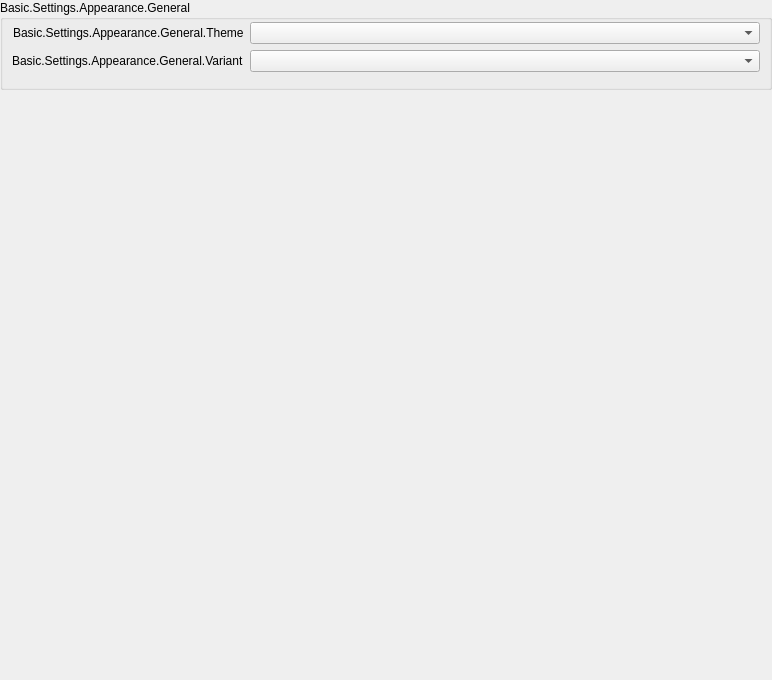
           <widget class="QWidget" name="appearancePageContents">
            <property name="geometry">
             <rect>
              <x>0</x>
              <y>0</y>
              <width>772</width>
              <height>680</height>
             </rect>
            </property>
            <layout class="QVBoxLayout" name="verticalLayout_1337">
             <property name="leftMargin">
              <number>0</number>
             </property>
             <property name="topMargin">
              <number>0</number>
             </property>
             <property name="rightMargin">
              <number>0</number>
             </property>
             <property name="bottomMargin">
              <number>0</number>
             </property>
             <item>
              <widget class="QFrame" name="appearanceFrame">
               <layout class="QVBoxLayout" name="verticalLayout_30">
                <property name="leftMargin">
                 <number>0</number>
                </property>
                <property name="topMargin">
                 <number>0</number>
                </property>
                <property name="rightMargin">
                 <number>0</number>
                </property>
                <property name="bottomMargin">
                 <number>0</number>
                </property>
                <item>
                 <widget class="QGroupBox" name="appearanceGeneral">
                  <property name="title">
                   <string>Basic.Settings.Appearance.General</string>
                  </property>
                  <property name="checkable">
                   <bool>false</bool>
                  </property>
                  <layout class="QFormLayout" name="formLayout_37">
                   <property name="fieldGrowthPolicy">
                    <enum>QFormLayout::AllNonFixedFieldsGrow</enum>
                   </property>
                   <property name="labelAlignment">
                    <set>Qt::AlignRight|Qt::AlignTrailing|Qt::AlignVCenter</set>
                   </property>
                   <property name="topMargin">
                    <number>2</number>
                   </property>
                   <item row="0" column="0">
                    <widget class="QLabel" name="label_45">
                     <property name="text">
                      <string>Basic.Settings.Appearance.General.Theme</string>
                     </property>
                     <property name="buddy">
                      <cstring>theme</cstring>
                     </property>
                    </widget>
                   </item>
                   <item row="0" column="1">
                    <widget class="QComboBox" name="theme"/>
                   </item>
                   <item row="1" column="0">
                    <widget class="QLabel" name="label_10">
                     <property name="text">
                      <string>Basic.Settings.Appearance.General.Variant</string>
                     </property>
                     <property name="buddy">
                      <cstring>themeVariant</cstring>
                     </property>
                    </widget>
                   </item>
                   <item row="1" column="1">
                    <widget class="QComboBox" name="themeVariant"/>
                   </item>
                   <item row="2" column="0">
                    <spacer name="horizontalSpacer_17">
                     <property name="orientation">
                      <enum>Qt::Horizontal</enum>
                     </property>
                     <property name="sizeHint" stdset="0">
                      <size>
                       <width>170</width>
                       <height>0</height>
                      </size>
                     </property>
                    </spacer>
                   </item>
                  </layout>
                 </widget>
                </item>
                <item>
                 <spacer name="verticalSpacer_8">
                  <property name="orientation">
                   <enum>Qt::Vertical</enum>
                  </property>
                  <property name="sizeHint" stdset="0">
                   <size>
                    <width>20</width>
                    <height>40</height>
                   </size>
                  </property>
                 </spacer>
                </item>
               </layout>
              </widget>
             </item>
            </layout>
           </widget>
